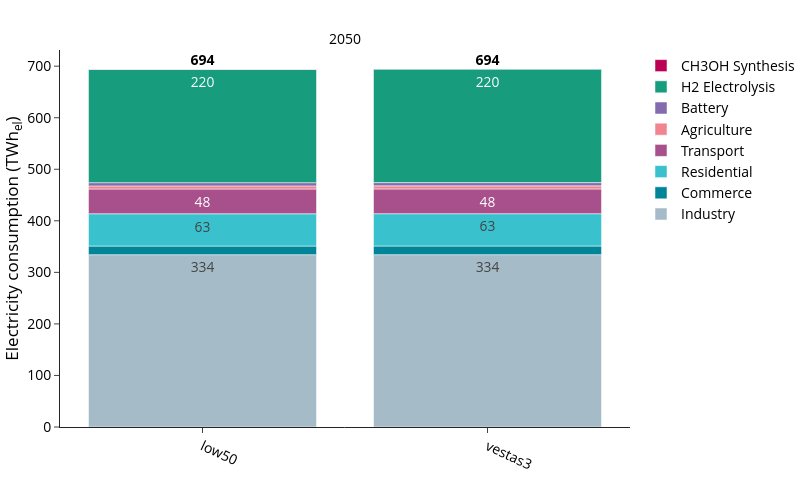

The notebook cell saved with this chart:
### Markdown cell above
### Electricity Demand

### Code cell
plot_config['chart_config'] = yaml_config['charts']['electricity_demand']

fig, df = plot_energy_balance(
    carrier="AC",
    balance_dict=balance_dict,
    config=plot_config,
    rename_function=rename_electricity,
    show_supply=False,
    save_dir=SDIR
)

fig.show()

### Figure 1 — Plotly figure (JSON) as saved in the notebook; plotly's stock layout.template omitted (floating-point values rounded to 4 significant figures)
{"data": [{"hovertemplate": "<b>%{fullData.name}</b><br>Scenario: %{x}<br>Value: %{y:.2f}<extra></extra>", "legendgroup": "Industry", "marker": {"color": "#a6bbc8", "pattern": {"shape": ""}}, "name": "Industry", "orientation": "v", "showlegend": true, "text": [334.3, 334.4], "textangle": 0, "textposition": "inside", "texttemplate": "%{y:.0f}", "type": "bar", "x": ["low50", "vestas3"], "xaxis": "x", "y": [334.3, 334.4], "yaxis": "y"}, {"hovertemplate": "<b>%{fullData.name}</b><br>Scenario: %{x}<br>Value: %{y:.2f}<extra></extra>", "legendgroup": "Commerce", "marker": {"color": "#008598", "pattern": {"shape": ""}}, "name": "Commerce", "orientation": "v", "showlegend": true, "text": [16.7, 16.7], "textangle": 0, "textposition": "inside", "texttemplate": "%{y:.0f}", "type": "bar", "x": ["low50", "vestas3"], "xaxis": "x", "y": [16.7, 16.7], "yaxis": "y"}, {"hovertemplate": "<b>%{fullData.name}</b><br>Scenario: %{x}<br>Value: %{y:.2f}<extra></extra>", "legendgroup": "Residential", "marker": {"color": "#39c1cd", "pattern": {"shape": ""}}, "name": "Residential", "orientation": "v", "showlegend": true, "text": [62.7, 62.7], "textangle": 0, "textposition": "inside", "texttemplate": "%{y:.0f}", "type": "bar", "x": ["low50", "vestas3"], "xaxis": "x", "y": [62.7, 62.7], "yaxis": "y"}, {"hovertemplate": "<b>%{fullData.name}</b><br>Scenario: %{x}<br>Value: %{y:.2f}<extra></extra>", "legendgroup": "Transport", "marker": {"color": "#a8508c", "pattern": {"shape": ""}}, "name": "Transport", "orientation": "v", "showlegend": true, "text": [48.0, 48.0], "textangle": 0, "textposition": "inside", "texttemplate": "%{y:.0f}", "type": "bar", "x": ["low50", "vestas3"], "xaxis": "x", "y": [48.0, 48.0], "yaxis": "y"}, {"hovertemplate": "<b>%{fullData.name}</b><br>Scenario: %{x}<br>Value: %{y:.2f}<extra></extra>", "legendgroup": "Agriculture", "marker": {"color": "#f08591", "pattern": {"shape": ""}}, "name": "Agriculture", "orientation": "v", "showlegend": true, "text": [6.0, 6.0], "textangle": 0, "textposition": "inside", "texttemplate": "%{y:.0f}", "type": "bar", "x": ["low50", "vestas3"], "xaxis": "x", "y": [6.0, 6.0], "yaxis": "y"}, {"hovertemplate": "<b>%{fullData.name}</b><br>Scenario: %{x}<br>Value: %{y:.2f}<extra></extra>", "legendgroup": "Battery", "marker": {"color": "#836bad", "pattern": {"shape": ""}}, "name": "Battery", "orientation": "v", "showlegend": true, "text": [6.3, 6.3], "textangle": 0, "textposition": "inside", "texttemplate": "%{y:.0f}", "type": "bar", "x": ["low50", "vestas3"], "xaxis": "x", "y": [6.3, 6.3], "yaxis": "y"}, {"hovertemplate": "<b>%{fullData.name}</b><br>Scenario: %{x}<br>Value: %{y:.2f}<extra></extra>", "legendgroup": "H2 Electrolysis", "marker": {"color": "#179c7d", "pattern": {"shape": ""}}, "name": "H2 Electrolysis", "orientation": "v", "showlegend": true, "text": [219.6, 219.7], "textangle": 0, "textposition": "inside", "texttemplate": "%{y:.0f}", "type": "bar", "x": ["low50", "vestas3"], "xaxis": "x", "y": [219.6, 219.7], "yaxis": "y"}, {"hovertemplate": "<b>%{fullData.name}</b><br>Scenario: %{x}<br>Value: %{y:.2f}<extra></extra>", "legendgroup": "CH3OH Synthesis", "marker": {"color": "#bb0056", "pattern": {"shape": ""}}, "name": "CH3OH Synthesis", "orientation": "v", "showlegend": true, "text": [0.2], "textangle": 0, "textposition": "inside", "texttemplate": "%{y:.0f}", "type": "bar", "x": ["low50"], "xaxis": "x", "y": [0.2], "yaxis": "y"}, {"hoverinfo": "skip", "mode": "text", "showlegend": false, "text": ["694", "694"], "textfont": {"color": "black", "size": 14, "weight": "bold"}, "textposition": "top center", "type": "scatter", "x": ["low50", "vestas3"], "xaxis": "x", "y": [694.8, 694.8], "yaxis": "y"}], "layout": {"annotations": [{"font": {}, "showarrow": false, "text": "2050", "x": 0.5, "xanchor": "center", "xref": "paper", "y": 1, "yanchor": "bottom", "yref": "paper"}], "barmode": "relative", "height": 500, "legend": {"title": {"text": ""}, "tracegroupgap": 0, "traceorder": "reversed"}, "width": 800, "xaxis": {"anchor": "y", "categoryarray": [], "categoryorder": "array", "domain": [0, 1], "tickangle": 25, "title": {"text": ""}}, "yaxis": {"anchor": "x", "domain": [0, 1], "title": {"text": "Electricity consumption (TWh<sub>el</sub>)"}}}}
